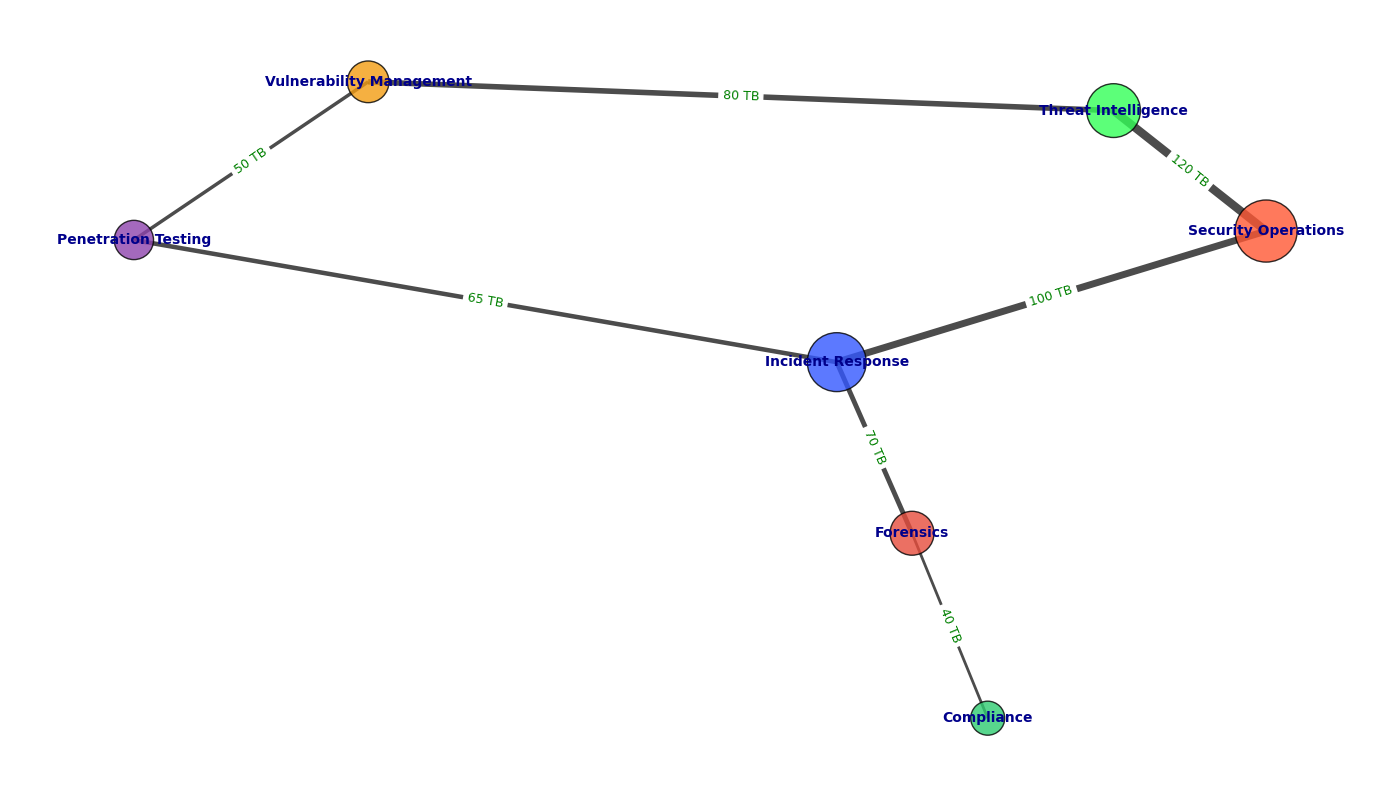

Write Python code to recreate this figure.
import matplotlib.pyplot as plt
import networkx as nx

# Updated list of departments (removed "Governance")
departments = [
    "Security Operations", "Threat Intelligence", "Incident Response",
    "Vulnerability Management", "Penetration Testing", "Compliance", "Forensics"
]

# Updated data capacities (removed "Governance"'s capacity)
data_capacity = [200, 150, 180, 90, 80, 60, 100]

# Updated data transfer (removed transfers involving "Governance")
data_transfer = [
    ("Security Operations", "Threat Intelligence", 120),
    ("Security Operations", "Incident Response", 100),
    ("Threat Intelligence", "Vulnerability Management", 80),
    ("Incident Response", "Forensics", 70),
    ("Incident Response", "Penetration Testing", 65),
    ("Vulnerability Management", "Penetration Testing", 50),
    ("Compliance", "Forensics", 40)
]

G = nx.Graph()
G.add_nodes_from(departments)
G.add_weighted_edges_from(data_transfer)

pos = nx.spring_layout(G, seed=42)

node_colors = ['#FF5733', '#33FF57', '#3357FF', '#F39C12', '#8E44AD', '#2ECC71', '#E74C3C']
node_sizes = [size * 10 for size in data_capacity]

fig, ax = plt.subplots(figsize=(14, 8))

nx.draw_networkx_nodes(G, pos, node_color=node_colors, node_size=node_sizes, alpha=0.8, edgecolors='black')
edge_weights = nx.get_edge_attributes(G, 'weight')
nx.draw_networkx_edges(G, pos, width=[0.05 * weight for weight in edge_weights.values()], alpha=0.7)
nx.draw_networkx_labels(G, pos, font_size=10, font_weight='bold', font_color='darkblue')

edge_labels = {(u, v): f"{d['weight']} TB" for u, v, d in G.edges(data=True)}
nx.draw_networkx_edge_labels(G, pos, edge_labels=edge_labels, font_color='green', font_size=9)

ax.axis('off')
plt.tight_layout()
plt.show()
